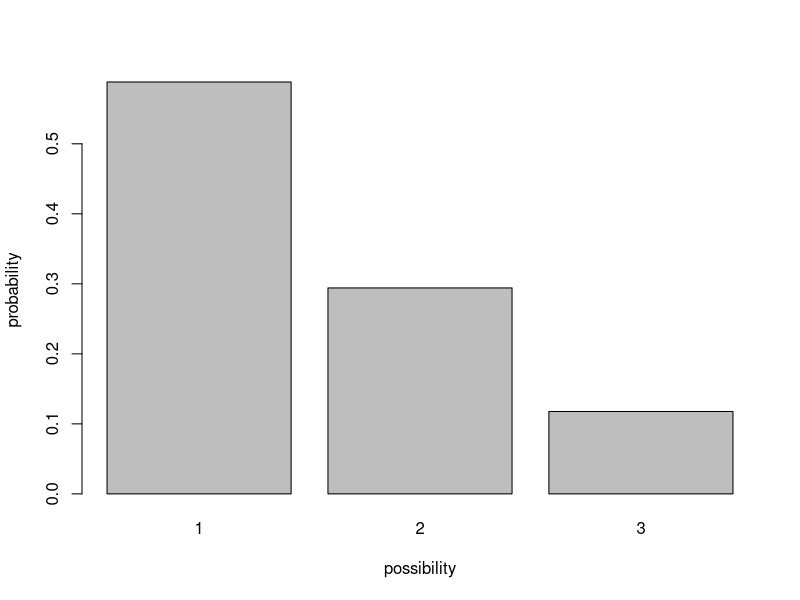
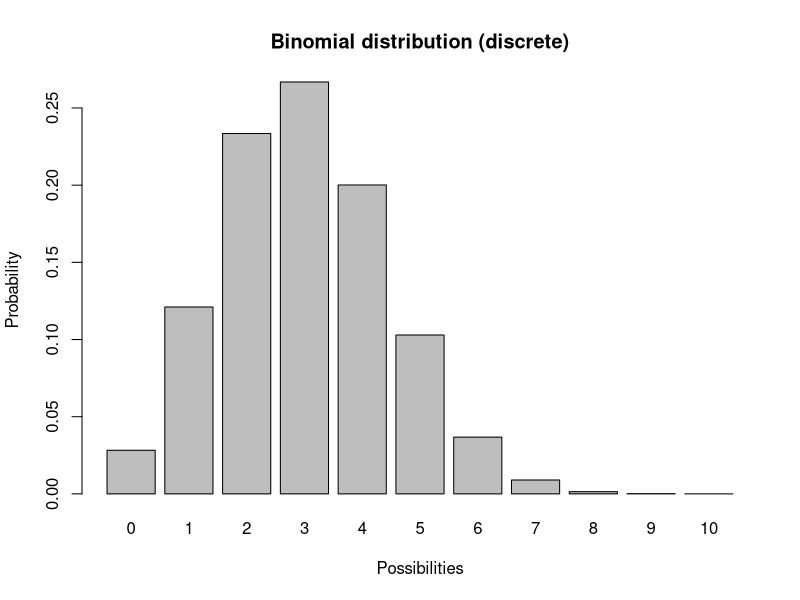
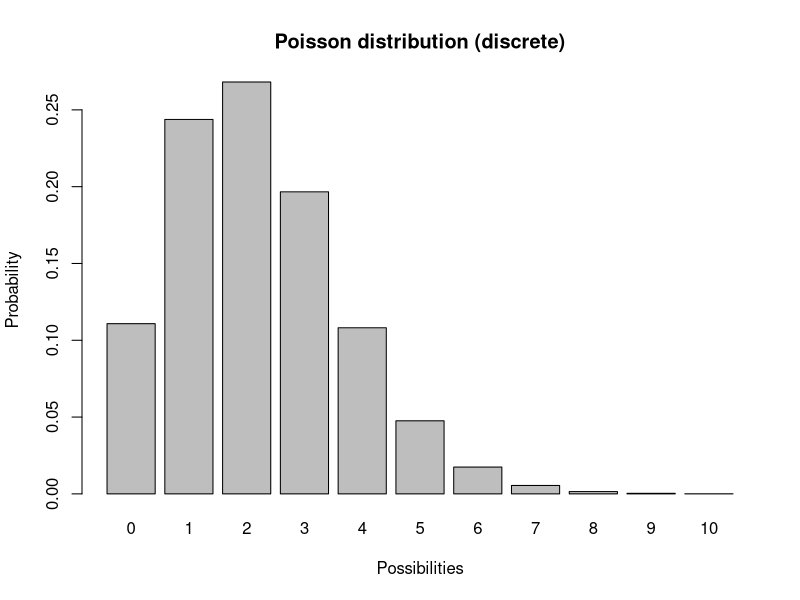
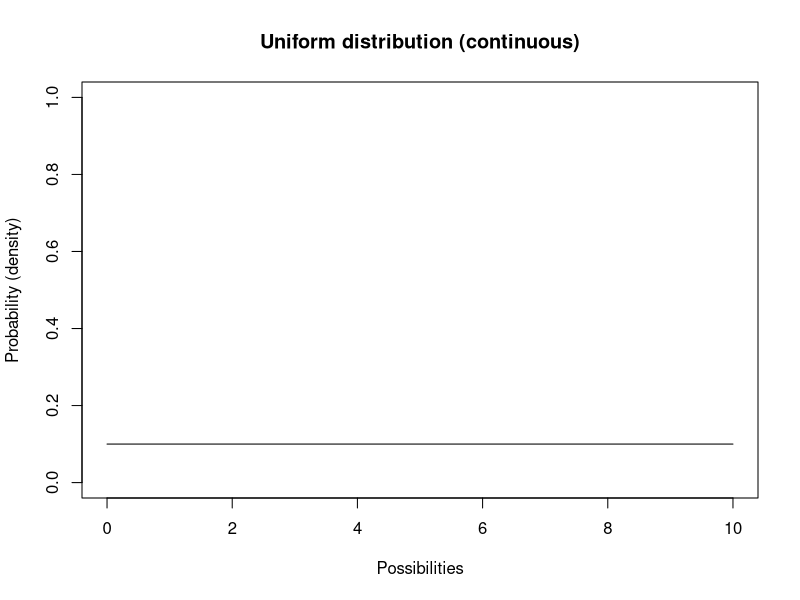
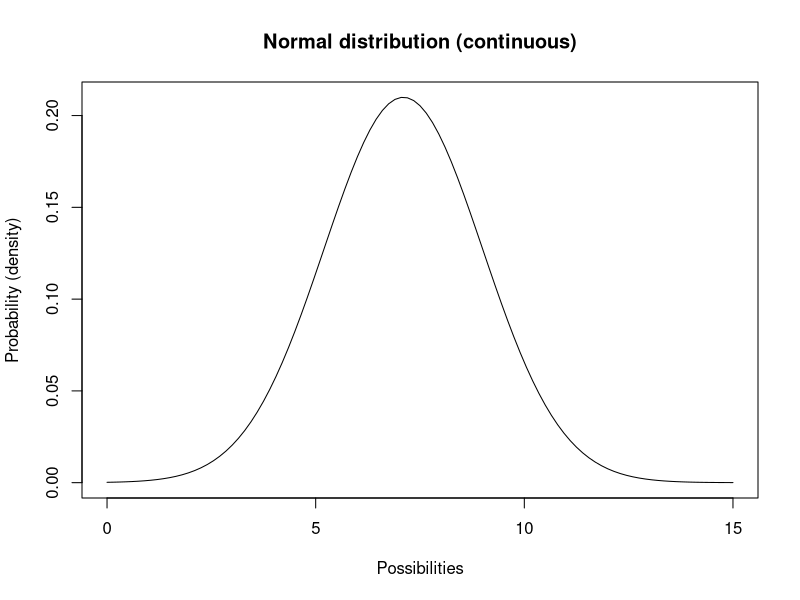
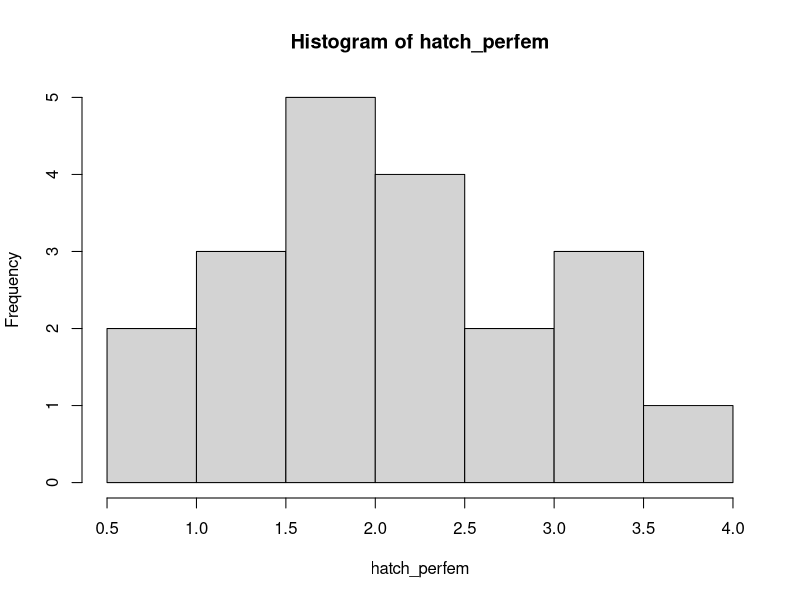
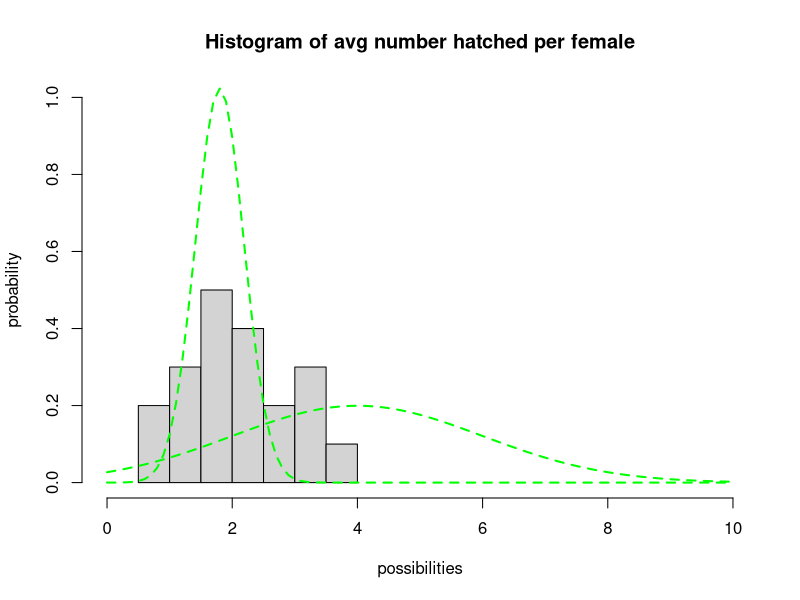

Generate these figures, in order, with R:

############################################################
####                                                    ####  
####  NRES 470, Lecture 8                               ####
####                                                    ####
####  Kevin Shoemaker                                   #### 
####  University of Nevada, Reno                        ####
####                                                    #### 
############################################################


############################################################
####  Stochasticity and Uncertainty                     ####
############################################################



#############
# Random number generation!


#####
# define an arbitrary distribution

box <- c(rep(1,10),rep(2,5),rep(3,2))                                           # define what's in the lottery ball machine (10 "1" balls, 5 "2" balls and 2 "3" balls)
barplot(table(box)/sum(table(box)),ylab="probability",xlab="possibility")       # visualize the distribution of possibilities


################
# Discrete distributions
################


#######
# Example: binomial distribution (coin flipping distribution)

             # plot a discrete distribution!
xvals <- seq(0,10,1)
probs <- dbinom(xvals,10,prob=0.3)
names(probs) <- xvals
               
barplot(probs,ylab="Probability",xlab="Possibilities",main="Binomial distribution (discrete)")




#########
# Poisson distribution

xvals <- seq(0,10,1)
probs <- dpois(xvals,lambda=2.2)     # POisson distribution
names(probs) <- xvals
               
barplot(probs,ylab="Probability",xlab="Possibilities",main="Poisson distribution (discrete)")



################
# CONTINUOUS DISTRIBUTIONS
#################

##########
# Uniform distribution

lower = 0
upper = 10

curve(dunif(x,lower,upper),0,10,ylab="Probability (density)",xlab="Possibilities",main="Uniform distribution (continuous)",ylim=c(0,1))   # probability density


#########
# Normal distribution

mean = 7.1
stdev = 1.9

curve(dnorm(x,mean,stdev),0,15,ylab="Probability (density)",xlab="Possibilities",main="Normal distribution (continuous)")   # probability density


################
# Random number generation!


### Binomial random number generator
rbinom(1,size=10,prob=0.5)    # note: "size" is the number of coin flips, and "prob" is the probability of coming up 'heads'

### Poisson random number generator
rpois(1,lambda=4.1)     # note: "lambda" represents the mean (and variance!) of the Poisson distribution

### Uniform random number generator
runif(1,min=1,max=3.5)   # "min" and "max" are pretty obvious!

### Normal random number generator
rnorm(1,mean=3,sd=4.1)   # normal distribution is defined by "mean" and "sd" (standard deviation).


#############
# Demonstration: use data to determine a distribution!
#############


#############
# Made-up canvasback data- average number of eggs hatched per female for 20 years

hatch_perfem <- c(3.05, 1.45, 0.99, 3.24, 1.49, 1.70, 1.66, 2.32, 0.83, 2.41,
2.33, 1.68, 1.43, 2.74, 2.05, 3.13, 1.90, 3.69, 1.55, 2.79)

hist(hatch_perfem)


############
# Try to identify a normal distribution to represent the canvasback data

## first, plot a histogram of the data from the 20-year study
hist(hatch_perfem,freq=F,main="Histogram of avg number hatched per female",xlab="possibilities",ylab="probability",xlim=c(0,10),ylim=c(0,1))

## now, overlay a normal probability distribution with arbitrary parameters (mean and sd). This is just a starting point.

curve(dnorm(x,mean=4,sd=2),col="green",lty=2,lwd=2,add=T)

curve(dnorm(x,mean=1.8,sd=0.39),col="green",lty=2,lwd=2,add=T)    # try a different value...

#### Keep changing the value for 'mean' and 'sd' until you find best parameters to fit the data!

#### Once you find the best-fit parameters, generate 5 random numbers from this distribution using the "rnorm()" function in R

rnorm(5,mean=4,sd=1)    # for example! (remember to change the "mean" and "sd" parameters to the values you identified above!)

